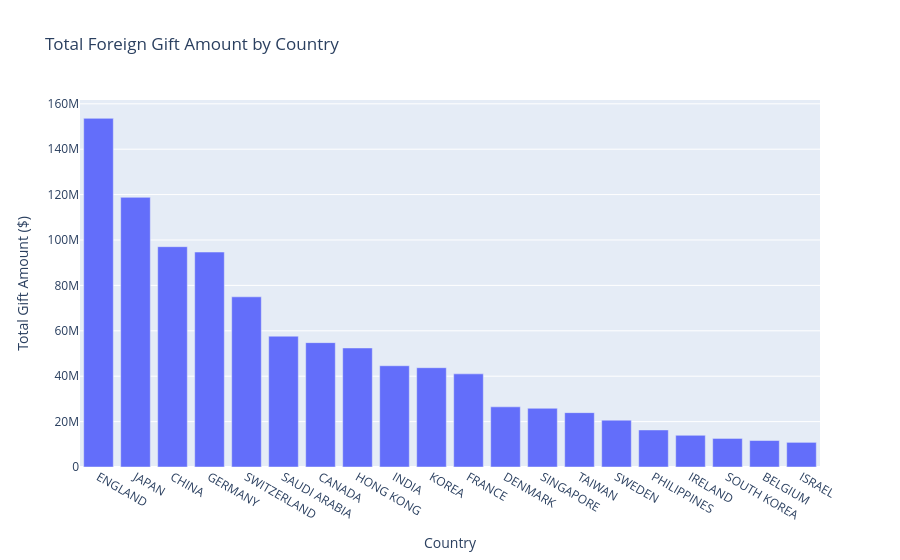

Notebook code for this chart:
### Code cell
uvapeers_grouped  = uva_and_peers_df.groupby('Country of Giftor', as_index=False).sum("Foreign Gift Amount").sort_values(by='Foreign Gift Amount', ascending=False).head(20)
uvapeers_grouped_bar = px.bar(uvapeers_grouped, x='Country of Giftor', 
                             y='Foreign Gift Amount', 
                             title='Total Foreign Gift Amount by Country', 
                             labels={'Foreign Gift Amount': 'Total Gift Amount ($)', 'Country of Giftor': 'Country'})

uvapeers_grouped_bar.show()

### Figure 1 — Plotly figure (JSON) as saved in the notebook; plotly's stock layout.template omitted (floating-point values rounded to 4 significant figures)
{"data": [{"hovertemplate": "Country=%{x}<br>Total Gift Amount ($)=%{y}<extra></extra>", "legendgroup": "", "marker": {"color": "#636efa", "pattern": {"shape": ""}}, "name": "", "orientation": "v", "showlegend": false, "textposition": "auto", "type": "bar", "x": ["ENGLAND", "JAPAN", "CHINA", "GERMANY", "SWITZERLAND", "SAUDI ARABIA", "CANADA", "HONG KONG", "INDIA", "KOREA", "FRANCE", "DENMARK", "SINGAPORE", "TAIWAN", "SWEDEN", "PHILIPPINES", "IRELAND", "SOUTH KOREA", "BELGIUM", "ISRAEL"], "xaxis": "x", "y": [153584635, 118778010, 97053352, 94693989, 74967796, 57627773, 54780645, 52435850, 44607340, 43742572, 41030127, 26499026, 25851770, 23945815, 20631202, 16325267, 13975159, 12580050, 11664060, 10856453], "yaxis": "y"}], "layout": {"barmode": "relative", "legend": {"tracegroupgap": 0}, "title": {"text": "Total Foreign Gift Amount by Country"}, "xaxis": {"anchor": "y", "domain": [0, 1], "title": {"text": "Country"}}, "yaxis": {"anchor": "x", "domain": [0, 1], "title": {"text": "Total Gift Amount ($)"}}}}
